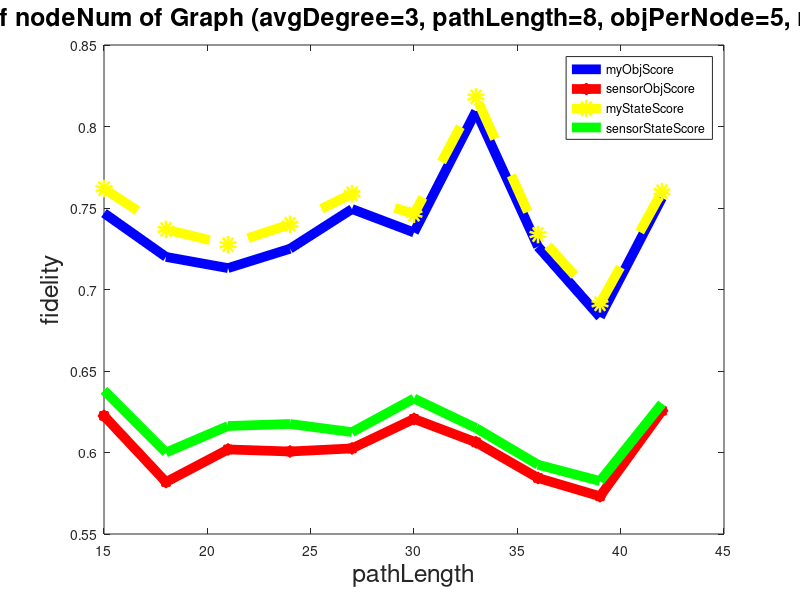

Reproduce this figure in MATLAB.
% 
% x = 1: 0.1 : 2;
% map = [0.209 0.2098 0.2104 0.2111 0.2121 0.2127 0.2134 0.214 0.2148 0.2152 0.2158];
% plot(x, map);
% xlabel('k1');
% ylabel('MAP');
% title('myBM25 MAP vs. k1');

% x = 0 : 200 : 1000;
% map = [0.216 0.2158 0.2158 0.2158 0.2158 0.2158];
% plot(x, map);
% xlabel('k3');
% ylabel('MAP');
% title('myBM25 MAP vs. k3');

% x = 0.1 : 0.1 : 0.8;
% myObjScore = [0.8874237114561513 0.7710148111716169 0.8188136148113507 0.8153660691348886 0.7777983333242986 0.8333527484521154 .833911606491867 0.9374006721189054 ];
% sensorObjScore = [0.4280903210869078 0.4204277492231784 0.42821688716716155 0.4341548273246564 0.42620940445851474 0.42637851647913144 0.41786966778730933 .42669586797426684];
% myStateScore = [0.8333333333333333 0.6535714285714286 0.7166666666666667 0.715 0.6416666666666666 0.7333333333333333 0.75 0.9];
% plot(x, myObjScore, '-b', 'LineWidth', 12);
% hold on;
% plot(x, sensorObjScore, '*r-', 'LineWidth', 12)
% hold on;
% plot(x, myStateScore, 'yo--', 'LineWidth', 12);
% legend('myObjScore', 'sensorObjScore', 'myStateScore', 0);
% xlabel('density');
% ylabel('fidelity');
% title('Effect of density');


% x = 1 : 1 : 10;
% myObjScore = [1 0.9771725888867018 0.9152789394043515 0.934406780881956 0.8366892049584596 0.8333964011333865 0.8315538636004332 0.8152271090749859 0.8240515249974066 0.8234017763074337 ];
% sensorObjScore = [0.41715148575152394 0.4239812206660624 0.411991013011413 0.44097550655017737 0.43171120580690225 0.42925454197531105 0.43925454197531105 0.42548027916387543 0.42286834243426014 0.41780705677830243 ];
% myStateScore = [1 0.9666666666666666 0.8666666666666666 0.9 0.7333333333333334 0.7333333333333333 0.7333333333333332 0.7 0.7333333333333334 0.725];
% plot(x, myObjScore, '-b', 'LineWidth', 12);
% hold on;
% plot(x, sensorObjScore, '*r-', 'LineWidth', 12)
% hold on;
% plot(x, myStateScore, 'yo--', 'LineWidth', 12);
% legend('myObjScore', 'sensorObjScore', 'myStateScore', 0);
% xlabel('objPerNode');
% ylabel('fidelity');
% title('Effect of object per node (density=0.7, dimension=30, nodeNum=10, stdDev=30)');

% x = 10 : 1 : 19;
% myObjScore = [1 1 1 0.9806476181570577 1 1 0.9770237390411374 0.9820366917610416 1.0 0.9791427438114411 ];
% sensorObjScore = [0.6638286159009998 0.658143359908764 0.6354936692655665 0.6210497114238887 0.6004358468874997 0.5812841879648349 0.5742958481625683 0.5612905040992195 0.5478207941805118 0.5369640825223825];
% myStateScore = [1 1 1 0.975 1 1 0.9666666666666666 0.975 1.0 0.9666666666666668];
% plot(x, myObjScore, '-b', 'LineWidth', 12);
% hold on;
% plot(x, sensorObjScore, '*r-', 'LineWidth', 12)
% hold on;
% plot(x, myStateScore, 'yo--', 'LineWidth', 12);
% legend('myObjScore', 'sensorObjScore', 'myStateScore', 0);
% xlabel('stdDev');
% ylabel('fidelity');
% title('Effect of standard Deviation (density=0.6, dimension=30, nodeNum=10)');
% 
% x = 1 : 1 : 10;
% myObjScore = [1 1.0 1 1 1 1 1 1 1 1];
% sensorObjScore = [0.6833422439219224 0.6754776712595074 0.6675258682623834 0.6592576281314356 0.650144551221691 0.6430008260872162 0.6342200580932328 0.6199228865 0.6004675280212762 0.5985776740864552];
% myStateScore = [1 1.0 1 1 1 1 1 1 1 1];
% plot(x, myObjScore, '-b', 'LineWidth', 6);
% hold on;
% plot(x, sensorObjScore, '*r-', 'LineWidth', 6)
% hold on;
% plot(x, myStateScore, 'yo--', 'LineWidth', 6);
% legend('myObjScore', 'sensorObjScore', 'myStateScore', 0);
% xlabel('mean');
% ylabel('fidelity');
% title('Effect of mean (density=0.6, dimension=30, nodeNum=30, stdDev=10)');

% x = 10 : 2 : 30;
% myObjScore = [0.8243330669182874 0.8407568412027503 0.8891109740140946  0.892008216638352 0.9205598976346707 0.9354847372202745 0.9769556047263415  0.9755839811911761 0.9785566435963527  0.9764048317686737 0.9750283098616332];
% sensorObjScore = [0.5489641510935381 0.5349786549177286 0.5121957198844216 0.5030894945749249 0.49921148601760257 0.5159035755958441 0.5168998466620696 0.5113485632528767 0.518849512375595  0.5161726924850997 0.5214361460048369];
% myStateScore = [.7  0.7333333333333333 0.8333333333333334 0.8333333333333333 0.8666666666666668  0.9 0.9666666666666666 0.9666666666666668 0.9666666666666668 0.9666666666666668 0.9666666666666668];
% plot(x, myObjScore, '-b', 'LineWidth', 6);
% hold on;
% plot(x, sensorObjScore, '*r-', 'LineWidth', 6)
% hold on;
% plot(x, myStateScore, 'yo--', 'LineWidth', 6);
% legend('myObjScore', 'sensorObjScore', 'myStateScore', 0);
% xlabel('dimension');
% ylabel('fidelity');
% title('Effect of dimension (density=0.6, objPerNode=10, nodeNum=30, range=100, mean=0, stdDev=20)');
% 
% x = 2 : 2 : 14;
% myObjScore = [1 0.9786608510371732 0.956965347901981 0.9552521276203674 0.9150825647538984 0.9101918901911118 0.8952892982114318];
% sensorObjScore = [0.5180785387162601 0.5053624270194889 0.5063329209881438 0.5370489145057558 0.5275913426213635  0.5372546046726956  0.5007008449762572];
% myStateScore = [1 0.9666666666666666 0.9333333333333332  0.9333333333333332  0.8666666666666666 0.8666666666666668  0.8333333333333333];
% plot(x, myObjScore, '-b', 'LineWidth', 6);
% hold on;
% plot(x, sensorObjScore, '*r-', 'LineWidth', 6)
% hold on;
% plot(x, myStateScore, 'yo--', 'LineWidth', 6);
% legend('myObjScore', 'sensorObjScore', 'myStateScore', 0);
% xlabel('objPerNode');
% ylabel('fidelity');
% title('Effect of objPerNode (density=0.6, dimension=20, nodeNum=30, range=100, mean=0, stdDev=20)');


% figure(1)
% subplot(1,2,1);
% x = 0.1 : 0.1 : 0.8;
% myObjScore = [0.9700000000000002 0.9479999999999997 0.845 0.8725 0.8366666666666666 0.8600000000000001 0.8633333333333334 0.9166666666666667 ];
% sensorObjScore1 = [0.9085714285714288 0.8939999999999995 0.885 0.9075 0.8833333333333335 0.8900000000000002 0.8833333333333337 0.9233333333333336 ];
% myStateScore1 = [0.9728571428571429 0.9479999999999997 0.845 0.88 0.84 0.8600000000000001 0.8666666666666668 0.9166666666666667 ];
% plot(x, myObjScore, '-b', 'LineWidth', 7);
% hold on;
% plot(x, sensorObjScore1, '*r-', 'LineWidth', 7)
% hold on;
% plot(x, myStateScore1, 'yo--', 'LineWidth', 7);
% legend('myObjScore', 'sensorObjScore', 'myStateScore', 0);
% xlabel('density');
% ylabel('fidelity');
% title('Effect of density(numPerNode=10, nodeNum=20, recall=0.9)');
% 
% subplot(1,2,2);
% x1 = 0.1 : 0.1 : 0.8;
% myObjScore1 = [0.964 0.9279999999999997 0.9419999999999997 0.8759999999999996 0.9039999999999994 0.9079999999999997 0.9099999999999996 0.8999999999999995 ];
% sensorObjScore1 = [0.8939999999999995 0.8919999999999995 0.9019999999999996 0.8879999999999995 0.9139999999999995 0.9039999999999994 0.9099999999999996 0.9059999999999994 ];
% myStateScore1 = [0.966  0.9379999999999998 0.9419999999999997 0.8839999999999997 0.9059999999999994  0.9139999999999996 0.9119999999999995 0.9059999999999995 ];
% plot(x1, myObjScore1, '-b', 'LineWidth', 7);
% hold on;
% plot(x1, sensorObjScore1, '*r-', 'LineWidth', 7)
% hold on;
% plot(x1, myStateScore1, 'yo--', 'LineWidth', 7);
% legend('myObjScore', 'sensorObjScore', 'myStateScore', 0);
% xlabel('density');
% ylabel('fidelity');
% title('Effect of density(numPerNode=10, nodeNum=20, recall=0.9, pathLength=5)');


% x = 1 : 1 : 8;
% myObjScore = [0.8127619047619044 0.6691794871794866 0.5817619047619046 0.4808928571428572 0.41633333333333344 0.47799999999999976 0.4755 0.39];
% sensorObjScore = [0.474361111111111 0.5187097902097901 0.504218253968254 0.48136904761904764 0.4990000000000001 0.524333333333333 0.5179999999999998 0.515];
% myStateScore = [0.9242539682539682 0.747910256410256 0.6531666666666667 0.5358333333333334 0.45433333333333326 0.511 0.49699999999999994 0.4075];
% plot(x, myObjScore, '-b', 'LineWidth', 7);
% hold on;
% plot(x, sensorObjScore, '*r-', 'LineWidth', 7)
% hold on;
% plot(x, myStateScore, 'yo--', 'LineWidth', 7);
% legend('myObjScore', 'sensorObjScore', 'myStateScore', 0);
% xlabel('average in/out degree', 'FontSize', 18);
% ylabel('fidelity', 'FontSize', 18);
% title('Effect of degree (objectNumPerNode=3, dimension=10, nodeNum=30, range=100, stdDev=30)', 'FontSize', 18);


% x = 1 : 1 : 9;
% myObjScore = [0.8165198412698412 0.6810155122655119 0.6540176767676766 0.5848991841491842   0.5408703796203796 0.37857647907647896 0.3723491785991787 0.36861871461871465 0.36744211344211336 ];
% sensorObjScore = [0.7204426406926404 0.576046176046176 0.5152095959595959 0.4778739316239315  0.4328843101343104 0.3776341991341991 0.3795321345321344 0.36098742923742927 0.3719681429681429 ];
% myStateScore = [0.8165198412698412 0.7256998556998556 0.7349015151515149 0.6613517871017873  0.64647205572205594 0.4444556277056275 0.48881951381951366 0.4706531801531802 0.4934731934731934 ];
% plot(x, myObjScore, '-b', 'LineWidth', 7);
% hold on;
% plot(x, sensorObjScore, '*r-', 'LineWidth', 7)
% hold on;
% plot(x, myStateScore, 'yo--', 'LineWidth', 7);
% legend('myObjScore', 'sensorObjScore', 'myStateScore', 0);
% xlabel('objPerNode', 'FontSize', 18);
% ylabel('fidelity', 'FontSize', 18);
% title('Effect of object per node (avgDegree=2, dimension=10, nodeNum=30)', 'FontSize', 18);

% 
% x = 0.1 : 0.1 : 0.9;
% myObjScore = [0.36666666666666664 0.5166666666666667 0.6666666666666666 0.7750000000000001 0.8083333333333332 0.875 0.9583333333333334 0.9583333333333334 0.9666666666666666 ];
% sensorObjScore = [0.09166666666666667 0.2166666666666667 0.2666666666666667 0.4083333333333334 0.5083333333333332 0.575  0.6916666666666667 0.8083333333333332 0.9166666666666666 ];
% myStateScore = [0.36666666666666664 0.5166666666666667 0.6749999999999999 0.7750000000000001 0.8083333333333332 0.875 0.9583333333333334 0.9583333333333334 0.9666666666666666 ];
% sensorStateScore = [0.09166666666666667 0.2166666666666667  0.2750000000000001 0.4083333333333334 0.5083333333333332 0.575  0.6916666666666667 0.8083333333333332 0.9166666666666666 ];
% plot(x, myObjScore, '-b', 'LineWidth', 7);
% hold on;
% plot(x, sensorObjScore, '*r-', 'LineWidth', 7)
% hold on;
% plot(x, myStateScore, 'yo--', 'LineWidth', 7);
% hold on;
% plot(x, sensorStateScore, 'g-', 'LineWidth', 7);
% legend('myObjScore', 'sensorObjScore', 'myStateScore', 'sensorStateScore');
% xlabel('recall', 'FontSize', 18);
% ylabel('fidelity', 'FontSize', 18);
% title('Effect of recall (avgDegree=2, objPerNode=2, height=6, pathLength=6)', 'FontSize', 18);



% x = 1 : 1 : 10;
% myObjScore = [0.95625 0.81625  0.72125 0.73  0.695 0.655 0.65875 0.56125 0.59875 0.5525 ];
% sensorObjScore = [ 0.6 0.6025 0.59 0.6 0.6225  0.61 0.625 0.5875 0.60125 0.58625 ];
% myStateScore = [ 0.9625 0.825 0.73625  0.7375 0.7025 0.665 0.66375 0.575  0.61125 0.5675 ];
% sensorStateScore = [ 0.60625 0.61125 0.60625 0.60875  0.63375 0.62 0.63 0.605 0.615 0.60375 ];
% plot(x, myObjScore, '-b', 'LineWidth', 7);
% hold on;
% plot(x, sensorObjScore, '*r-', 'LineWidth', 7)
% hold on;
% plot(x, myStateScore, 'yo--', 'LineWidth', 7);
% hold on;
% plot(x, sensorStateScore, 'g-', 'LineWidth', 7);
% legend('myObjScore', 'sensorObjScore', 'myStateScore', 'sensorStateScore');
% xlabel('degree', 'FontSize', 18);
% ylabel('fidelity', 'FontSize', 18);
% title('Effect of degree of graph (objPerNode=5, recall = 0.6, pathLength=8)', 'FontSize', 18);

% 
% 
% x = 1 : 1 : 6;
% myObjScore = [ 0.6 0.65 0.6733333333333335 0.7575 0.885999999999999  0.9066666666666663 ];
% sensorObjScore = [ 0.6 0.595  0.58 0.575 0.584 0.585];
% myStateScore = [ 0.6 0.65  0.6733333333333335 0.7575 0.885999999999999 0.9066666666666663 ];
% sensorStateScore = [ 0.6 0.595 0.58 0.575 0.584  0.585];
% plot(x, myObjScore, '-b', 'LineWidth', 7);
% hold on;
% plot(x, sensorObjScore, '*r-', 'LineWidth', 7)
% hold on;
% plot(x, myStateScore, 'yo--', 'LineWidth', 7);
% hold on;
% plot(x, sensorStateScore, 'g-', 'LineWidth', 7);
% legend('myObjScore', 'sensorObjScore', 'myStateScore', 'sensorStateScore');
% xlabel('pathLength', 'FontSize', 18);
% ylabel('fidelity', 'FontSize', 18);
% title('Effect of pathLength of Tree (avgDegree=2, objPerNode=2, recall=0.6,height=6)', 'FontSize', 18);


% x = 0.1 : 0.1 : 0.9;
% myObjScore = [ 0.125 0.2 0.35 0.53125 0.6375 0.725 0.90625 0.91875 0.975 ];
% sensorObjScore = [ 0.0875  0.20625 0.2625 0.36875 0.48125 0.55 0.7 0.83125 0.88125 ];
% myStateScore = [0.1375 0.225 0.36875 0.5375 0.65625 0.7375 0.91875 0.91875 0.975 ];
% sensorStateScore = [0.1  0.25625 0.2875 0.375 0.5 0.5625 0.7125 0.83125 0.88125];
% plot(x, myObjScore, '-b', 'LineWidth', 7);
% hold on;
% plot(x, sensorObjScore, '*r-', 'LineWidth', 7)
% hold on;
% plot(x, myStateScore, 'yo--', 'LineWidth', 7);
% hold on;
% plot(x, sensorStateScore, 'g-', 'LineWidth', 7);
% legend('myObjScore', 'sensorObjScore', 'myStateScore', 'sensorStateScore');
% xlabel('recall', 'FontSize', 18);
% ylabel('fidelity', 'FontSize', 18);
% title('Effect of Graph Recall (avgDegree=3, objPerNode=5, nodeNum=30, pathLength=8)', 'FontSize', 18);

% x = 1 : 1 : 10;
% myObjScore = [0.51 0.645 0.60966666666666668 0.66 0.626 0.6866666666666669 0.6814285714285714 0.7525 0.7888888888888882  0.7560000000000002 ];
% sensorObjScore = [0.51  0.61 0.5499999999998 0.5675 0.5879999999999999 0.5833333333333335 0.5657142857142858  0.60375  0.6199999999999999 0.6030000000000002
%  ];
% myStateScore = [0.51  0.655 0.61333333333332 0.68 0.6399999999999999 0.6900000000000002 0.701428571428571 0.76125 0.7988888888888883  0.7650000000000002];
% sensorStateScore = [0.51 0.62 0.553333333333333 0.59 0.6039999999999999 0.5900000000000003 0.5857142857142857 0.6125 0.6299999999999999  0.6140000000000003];
% plot(x, myObjScore, '-b', 'LineWidth', 7);
% hold on;
% plot(x, sensorObjScore, '*r-', 'LineWidth', 7)
% hold on;
% plot(x, myStateScore, 'yo--', 'LineWidth', 7);
% hold on;
% plot(x, sensorStateScore, 'g-', 'LineWidth', 7);
% legend('myObjScore', 'sensorObjScore', 'myStateScore', 'sensorStateScore');
% xlabel('pathLength', 'FontSize', 18);
% ylabel('fidelity', 'FontSize', 18);
% title('Effect of Graph pathLength (avgDegree=3, objPerNode=5, nodeNum=30, recall=0.6)', 'FontSize', 18);

% x = 1 : 10;
% myObjScore = [ 0.9083333333333333 0.97 0.8916666666666664 0.9033333333333328 0.9216666666666664 0.9433333333333335  0.8983333333333331  0.8949999999999992 0.8949999999999996 0.8799999999999999 ];
% sensorObjScore = [0.6233333333333333 0.5983333333333334 0.6183333333333334 0.6216666666666667 0.5999999999999999 0.5849999999999999 0.6466666666666666 0.625 0.5983333333333334 0.5900000000000001 ];
% myStateScore = [ 0.9083333333333333  0.9716666666666666 0.8933333333333331 0.9099999999999995  0.9249999999999998 0.9466666666666668 0.9049999999999998 0.8999999999999991 0.8966666666666663 0.8849999999999999 ];
% sensorStateScore = [0.6233333333333333  0.6 0.62  0.6283333333333334 0.6033333333333332 0.588333333333333 0.6533333333333333 0.6300000000000001 0.6 0.5950000000000001 ];
% plot(x, myObjScore, '-b', 'LineWidth', 7);
% hold on;
% plot(x, sensorObjScore, '*r-', 'LineWidth', 7)
% hold on;
% plot(x, myStateScore, 'yo--', 'LineWidth', 7);
% hold on;
% plot(x, sensorStateScore, 'g-', 'LineWidth', 7);
% legend('myObjScore', 'sensorObjScore', 'myStateScore', 'sensorStateScore');
% xlabel('pathLength', 'FontSize', 18);
% ylabel('fidelity', 'FontSize', 18);
% title('Effect of objPerNode of Tree (avgDegree=2, pathLength=6, recall=0.6,height=6)', 'FontSize', 18);


% x = 1 : 10;
% myObjScore = [0.790625 0.754375 0.726875 0.779375 0.79375 0.77875 0.739375 0.68875 0.775625 0.725625 ];
% sensorObjScore = [ 0.60125 0.614375 0.606875 0.60625 0.62625 0.608125 0.586875 0.595 0.61375 0.609375 ];
% myStateScore = [0.790625 0.761875 0.73625 0.7925 0.8 0.7925 0.748125 0.699375 0.786875 0.738125];
% sensorStateScore = [ 0.60125 0.621875  0.6175 0.62125 0.6325 0.62312 0.595625 0.605625 0.62625 0.624375];
% plot(x, myObjScore, '-b', 'LineWidth', 7);
% hold on;
% plot(x, sensorObjScore, '*r-', 'LineWidth', 7)
% hold on;
% plot(x, myStateScore, 'yo--', 'LineWidth', 7);
% hold on;
% plot(x, sensorStateScore, 'g-', 'LineWidth', 7);
% legend('myObjScore', 'sensorObjScore', 'myStateScore', 'sensorStateScore');
% xlabel('pathLength', 'FontSize', 18);
% ylabel('fidelity', 'FontSize', 18);
% title('Effect of objPerNode of Graph (avgDegree=3, pathLength=8, nodeNum=30, recall=0.6)', 'FontSize', 18);

x = 15 : 3 : 42;
myObjScore = [0.74687 0.72 0.713125 0.725 0.749375 0.735 0.809375 0.72625 0.683125 0.75625 ];
sensorObjScore = [0.6225 0.581875 0.601875 0.600625 0.6025 0.620625 0.60625 .584375 0.573125 0.625625 ];
myStateScore = [0.761875 0.736875 0.7275 0.74 0.75875 0.74625 0.818125 0.73375 0.69125 0.76 ];
sensorStateScore = [0.638125 0.6 0.61625 0.6175 0.6125 0.633125 0.615 0.5925 0.5825 0.63];
plot(x, myObjScore, '-b', 'LineWidth', 7);
hold on;
plot(x, sensorObjScore, '*r-', 'LineWidth', 7)
hold on;
plot(x, myStateScore, 'yo--', 'LineWidth', 7);
hold on;
plot(x, sensorStateScore, 'g-', 'LineWidth', 7);
legend('myObjScore', 'sensorObjScore', 'myStateScore', 'sensorStateScore');
xlabel('pathLength', 'FontSize', 18);
ylabel('fidelity', 'FontSize', 18);
title('Effect of nodeNum of Graph (avgDegree=3, pathLength=8, objPerNode=5, recall=0.6)', 'FontSize', 18);
